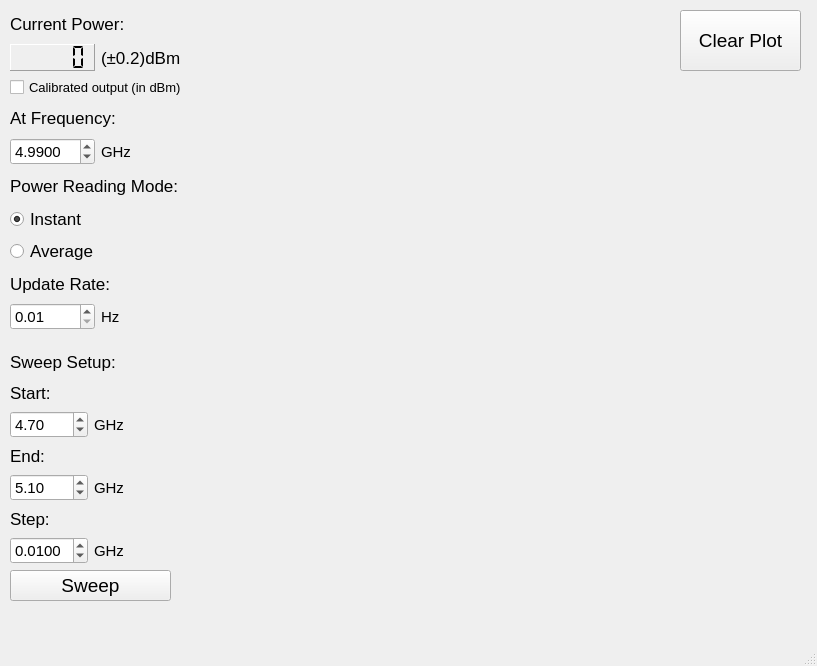
<?xml version="1.0" encoding="UTF-8"?>
<ui version="4.0">
 <class>SpectrumAnalyzerWindow</class>
 <widget class="QMainWindow" name="SpectrumAnalyzerWindow">
  <property name="geometry">
   <rect>
    <x>0</x>
    <y>0</y>
    <width>817</width>
    <height>666</height>
   </rect>
  </property>
  <property name="windowTitle">
   <string>Spectrum Analyzer</string>
  </property>
  <widget class="QWidget" name="centralwidget">
   <widget class="CurveWidget" name="curvewidget">
    <property name="geometry">
     <rect>
      <x>190</x>
      <y>10</y>
      <width>471</width>
      <height>301</height>
     </rect>
    </property>
    <property name="orientation">
     <enum>Qt::Horizontal</enum>
    </property>
   </widget>
   <widget class="QPushButton" name="clearButton">
    <property name="geometry">
     <rect>
      <x>680</x>
      <y>10</y>
      <width>121</width>
      <height>61</height>
     </rect>
    </property>
    <property name="font">
     <font>
      <pointsize>14</pointsize>
     </font>
    </property>
    <property name="text">
     <string>Clear Plot</string>
    </property>
   </widget>
   <widget class="QWidget" name="layoutWidget">
    <property name="geometry">
     <rect>
      <x>10</x>
      <y>10</y>
      <width>176</width>
      <height>321</height>
     </rect>
    </property>
    <layout class="QVBoxLayout" name="verticalLayout">
     <item>
      <widget class="QLabel" name="label">
       <property name="font">
        <font>
         <pointsize>13</pointsize>
        </font>
       </property>
       <property name="text">
        <string>Current Power:</string>
       </property>
      </widget>
     </item>
     <item>
      <layout class="QHBoxLayout" name="horizontalLayout_6">
       <item>
        <widget class="QLCDNumber" name="powerLCD">
         <property name="font">
          <font>
           <pointsize>13</pointsize>
          </font>
         </property>
         <property name="frameShape">
          <enum>QFrame::Panel</enum>
         </property>
         <property name="frameShadow">
          <enum>QFrame::Raised</enum>
         </property>
         <property name="lineWidth">
          <number>1</number>
         </property>
         <property name="midLineWidth">
          <number>-2</number>
         </property>
         <property name="segmentStyle">
          <enum>QLCDNumber::Flat</enum>
         </property>
        </widget>
       </item>
       <item>
        <widget class="QLabel" name="dBmLabel">
         <property name="font">
          <font>
           <pointsize>13</pointsize>
          </font>
         </property>
         <property name="text">
          <string>(±0.2)dBm</string>
         </property>
        </widget>
       </item>
      </layout>
     </item>
     <item>
      <widget class="QCheckBox" name="calibratedOuputCheckBox">
       <property name="font">
        <font>
         <pointsize>10</pointsize>
        </font>
       </property>
       <property name="text">
        <string>Calibrated output (in dBm)</string>
       </property>
      </widget>
     </item>
     <item>
      <widget class="QLabel" name="label_12">
       <property name="font">
        <font>
         <pointsize>13</pointsize>
        </font>
       </property>
       <property name="text">
        <string>At Frequency:</string>
       </property>
      </widget>
     </item>
     <item>
      <layout class="QHBoxLayout" name="horizontalLayout_5">
       <item>
        <widget class="QDoubleSpinBox" name="frequencySpinBox">
         <property name="font">
          <font>
           <pointsize>11</pointsize>
          </font>
         </property>
         <property name="decimals">
          <number>4</number>
         </property>
         <property name="minimum">
          <double>1.000000000000000</double>
         </property>
         <property name="maximum">
          <double>10.000000000000000</double>
         </property>
         <property name="singleStep">
          <double>0.010000000000000</double>
         </property>
         <property name="value">
          <double>4.990000000000000</double>
         </property>
        </widget>
       </item>
       <item>
        <widget class="QLabel" name="label_13">
         <property name="font">
          <font>
           <pointsize>11</pointsize>
          </font>
         </property>
         <property name="text">
          <string>GHz</string>
         </property>
        </widget>
       </item>
      </layout>
     </item>
     <item>
      <widget class="QLabel" name="label_2">
       <property name="font">
        <font>
         <pointsize>13</pointsize>
        </font>
       </property>
       <property name="text">
        <string>Power Reading Mode:</string>
       </property>
      </widget>
     </item>
     <item>
      <widget class="QRadioButton" name="instantRButton">
       <property name="font">
        <font>
         <pointsize>13</pointsize>
        </font>
       </property>
       <property name="text">
        <string>Instant</string>
       </property>
       <property name="checked">
        <bool>true</bool>
       </property>
       <attribute name="buttonGroup">
        <string>powerReadingButtonGroup</string>
       </attribute>
      </widget>
     </item>
     <item>
      <widget class="QRadioButton" name="averageRButton">
       <property name="font">
        <font>
         <pointsize>13</pointsize>
        </font>
       </property>
       <property name="text">
        <string>Average</string>
       </property>
       <attribute name="buttonGroup">
        <string>powerReadingButtonGroup</string>
       </attribute>
      </widget>
     </item>
     <item>
      <widget class="QLabel" name="label_3">
       <property name="font">
        <font>
         <pointsize>13</pointsize>
        </font>
       </property>
       <property name="text">
        <string>Update Rate:</string>
       </property>
      </widget>
     </item>
     <item>
      <layout class="QHBoxLayout" name="horizontalLayout">
       <item>
        <widget class="QDoubleSpinBox" name="updateRateSpinBox">
         <property name="font">
          <font>
           <pointsize>11</pointsize>
          </font>
         </property>
         <property name="minimum">
          <double>0.010000000000000</double>
         </property>
         <property name="maximum">
          <double>30.000000000000000</double>
         </property>
         <property name="singleStep">
          <double>0.200000000000000</double>
         </property>
        </widget>
       </item>
       <item>
        <widget class="QLabel" name="label_4">
         <property name="font">
          <font>
           <pointsize>11</pointsize>
          </font>
         </property>
         <property name="text">
          <string>Hz</string>
         </property>
        </widget>
       </item>
      </layout>
     </item>
    </layout>
   </widget>
   <widget class="CurveWidget" name="spectrumCurvewidget">
    <property name="geometry">
     <rect>
      <x>190</x>
      <y>350</y>
      <width>601</width>
      <height>251</height>
     </rect>
    </property>
    <property name="orientation">
     <enum>Qt::Horizontal</enum>
    </property>
   </widget>
   <widget class="QWidget" name="layoutWidget">
    <property name="geometry">
     <rect>
      <x>10</x>
      <y>350</y>
      <width>161</width>
      <height>251</height>
     </rect>
    </property>
    <layout class="QVBoxLayout" name="verticalLayout_2">
     <item>
      <widget class="QLabel" name="label_7">
       <property name="font">
        <font>
         <pointsize>13</pointsize>
        </font>
       </property>
       <property name="text">
        <string>Sweep Setup:</string>
       </property>
      </widget>
     </item>
     <item>
      <widget class="QLabel" name="label_8">
       <property name="font">
        <font>
         <pointsize>13</pointsize>
        </font>
       </property>
       <property name="text">
        <string>Start:</string>
       </property>
      </widget>
     </item>
     <item>
      <layout class="QHBoxLayout" name="horizontalLayout_2">
       <item>
        <widget class="QDoubleSpinBox" name="startSweepSpinBox">
         <property name="font">
          <font>
           <pointsize>11</pointsize>
          </font>
         </property>
         <property name="minimum">
          <double>1.000000000000000</double>
         </property>
         <property name="maximum">
          <double>10.000000000000000</double>
         </property>
         <property name="singleStep">
          <double>0.010000000000000</double>
         </property>
         <property name="value">
          <double>4.700000000000000</double>
         </property>
        </widget>
       </item>
       <item>
        <widget class="QLabel" name="label_5">
         <property name="font">
          <font>
           <pointsize>11</pointsize>
          </font>
         </property>
         <property name="text">
          <string>GHz</string>
         </property>
        </widget>
       </item>
      </layout>
     </item>
     <item>
      <widget class="QLabel" name="label_9">
       <property name="font">
        <font>
         <pointsize>13</pointsize>
        </font>
       </property>
       <property name="text">
        <string>End:</string>
       </property>
      </widget>
     </item>
     <item>
      <layout class="QHBoxLayout" name="horizontalLayout_3">
       <item>
        <widget class="QDoubleSpinBox" name="endSweepSpinBox">
         <property name="font">
          <font>
           <pointsize>11</pointsize>
          </font>
         </property>
         <property name="minimum">
          <double>1.000000000000000</double>
         </property>
         <property name="maximum">
          <double>10.000000000000000</double>
         </property>
         <property name="singleStep">
          <double>0.010000000000000</double>
         </property>
         <property name="value">
          <double>5.100000000000000</double>
         </property>
        </widget>
       </item>
       <item>
        <widget class="QLabel" name="label_6">
         <property name="font">
          <font>
           <pointsize>11</pointsize>
          </font>
         </property>
         <property name="text">
          <string>GHz</string>
         </property>
        </widget>
       </item>
      </layout>
     </item>
     <item>
      <widget class="QLabel" name="label_10">
       <property name="font">
        <font>
         <pointsize>13</pointsize>
        </font>
       </property>
       <property name="text">
        <string>Step:</string>
       </property>
      </widget>
     </item>
     <item>
      <layout class="QHBoxLayout" name="horizontalLayout_4">
       <item>
        <widget class="QDoubleSpinBox" name="stepSweepSpinBox">
         <property name="font">
          <font>
           <pointsize>11</pointsize>
          </font>
         </property>
         <property name="decimals">
          <number>4</number>
         </property>
         <property name="minimum">
          <double>0.000200000000000</double>
         </property>
         <property name="maximum">
          <double>1.000000000000000</double>
         </property>
         <property name="singleStep">
          <double>0.000100000000000</double>
         </property>
         <property name="value">
          <double>0.010000000000000</double>
         </property>
        </widget>
       </item>
       <item>
        <widget class="QLabel" name="label_11">
         <property name="font">
          <font>
           <pointsize>11</pointsize>
          </font>
         </property>
         <property name="text">
          <string>GHz</string>
         </property>
        </widget>
       </item>
      </layout>
     </item>
     <item>
      <widget class="QPushButton" name="sweepButton">
       <property name="font">
        <font>
         <pointsize>14</pointsize>
        </font>
       </property>
       <property name="text">
        <string>Sweep</string>
       </property>
      </widget>
     </item>
    </layout>
   </widget>
  </widget>
  <widget class="QMenuBar" name="menubar">
   <property name="geometry">
    <rect>
     <x>0</x>
     <y>0</y>
     <width>817</width>
     <height>21</height>
    </rect>
   </property>
  </widget>
  <widget class="QStatusBar" name="statusbar"/>
 </widget>
 <customwidgets>
  <customwidget>
   <class>CurveWidget</class>
   <extends>QSplitter</extends>
   <header>guiqwt.plot</header>
  </customwidget>
 </customwidgets>
 <resources/>
 <connections/>
 <buttongroups>
  <buttongroup name="powerReadingButtonGroup"/>
 </buttongroups>
</ui>
